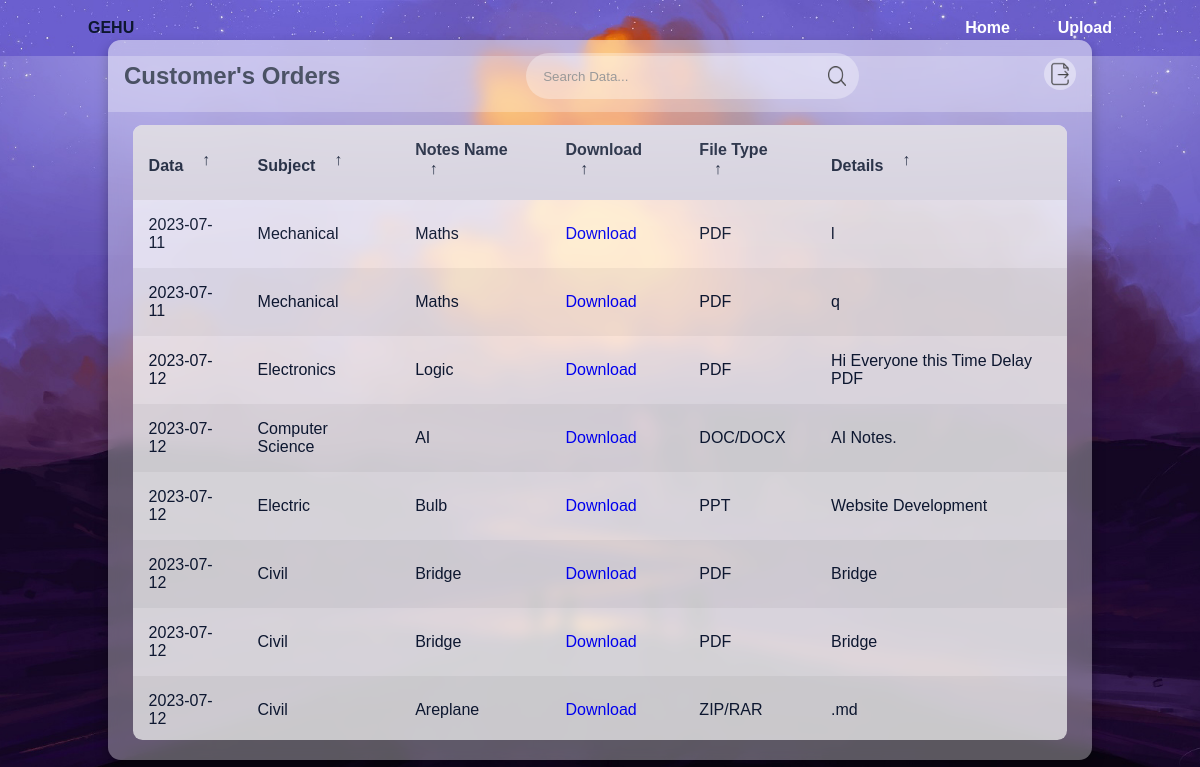
Page /files_/files_home/ on the committed database.
### files/models.py (models this page shows)
class Notes(models.Model):
    user = models.ForeignKey(User,on_delete=models.CASCADE)
    uploadingdate = models.CharField(max_length=30)
    branch = models.CharField(max_length=30)
    subject = models.CharField(max_length=30)
    notesfile = models.FileField(null=True)
    filetype = models.CharField(max_length=30)
    description = models.CharField(max_length=200, null=True)

### files/views.py (the view)
# urls.py: path('files_home/',views.file_home, name='file_home'),
def file_home(request):
    notes = Notes.objects.all()
    d={
        'Note':notes
        }
    return render(request,'files_homepage/index-Homepage.html',d)

### templates/files_homepage/index-Homepage.html (shortened to what this page needs)
 <!DOCTYPE html>
 <html lang="en" title="Coding design">
 <head>
     <link rel="stylesheet" href="/static/file_pages/style_file_home.css">
 </head>
 <body>
 <header class="l-header">
     <nav class="nav bd-grid">
         <div>
             <a href="/" class="nav__logo">GEHU</a>
         </div>
         <div class="nav__menu" id="nav-menu">
             <ul class="nav__list">
                 <li class="nav__item"><a href="/" class="nav__link">Home</a></li>
                 <li class="nav__item"><a href=" {% url 'file_Submit' %} " class="nav__link">Upload</a></li>
             </ul>
         </div>
     </nav>
 </header>
     <br><br><br><br><br><br><br><br><br><br><br><br><br><br><br><br><br><br><br>
 <br><br><br><br><br><br><br><br><br><br><br><br><br><br><br><br><br><br><br>
 <br><br><br><br><br><br>
     <main class="table">
         <section class="table__header">
             <h1>Customer's Orders</h1>
             <div class="input-group">
                 <input type="search" placeholder="Search Data...">
                 <img src="/static/file_pages/images/search.png" alt="">
             </div>
             <div class="export__file">
                 <label for="export-file" class="export__file-btn" title="Export File"></label>
             </div>
         </section>
         <section class="table__body">
             <table>
                 <thead>
                     <tr>
                         <th> Data <span class="icon-arrow">&UpArrow;</span></th>
                         <th> Subject <span class="icon-arrow">&UpArrow;</span></th>
                         <th>Notes Name  <span class="icon-arrow">&UpArrow;</span></th>
                         <th>Download<span class="icon-arrow">&UpArrow;</span></th>
                         <th> File Type <span class="icon-arrow">&UpArrow;</span></th>
                         <th> Details <span class="icon-arrow">&UpArrow;</span></th>
                     </tr>
                 </thead>
                 <tbody>
                <tr>
                    {% for i in Note %}
                <td class="font-w600">{{i.uploadingdate}}</td>
					<td class="font-w600">{{i.branch}}</td>
					<td class="font-w600">{{i.subject}}</td>
					<td class="font-w600"><a href="{{i.notesfile.url}}" class="btn btn-success" download>Download</a></td>
					<td class="font-w600">{{i.filetype}}</td>
					<td class="font-w600">{{i.description}}</td>
                    </tr>
                    <tr>
                        {% endfor %}
                 </tbody>
             </table>
         </section>
     </main>
 </body>
 </html>

### static/file_pages/style_file_home.css (style rules this page uses)
* { margin: 0; padding: 0; overflow-y: hidden; box-sizing: border-box; font-family: sans-serif; }
body { min-height: 100vh; background: url(images/html_table.jpg) center / cover; display: flex; justify-content: center; align-items: center; }
main.table { width: 82vw; height: 90vh; background-color: #fff5; backdrop-filter: blur(7px); box-shadow: 0 .4rem .8rem #0005; border-radius: .8rem; overflow: hidden; }
.table__header { width: 100%; height: 10%; background-color: #fff4; padding: .8rem 1rem; display: flex; justify-content: space-between; align-items: center; }
.table__header .input-group { width: 35%; height: 100%; background-color: #fff5; padding: 0 .8rem; border-radius: 2rem; display: flex; justify-content: center; align-items: center; transition: .2s; }
.table__header .input-group img { width: 1.2rem; height: 1.2rem; }
.table__header .input-group input { width: 100%; padding: 0 .5rem 0 .3rem; background-color: transparent; border: none; outline: none; }
.table__body { width: 95%; max-height: calc(89% - 1.6rem); background-color: #fffb; margin: .8rem auto; border-radius: .6rem; overflow: auto; overflow: overlay; }
table { width: 100%; }
table, th, td { border-collapse: collapse; padding: 1rem; text-align: left; }
thead th { position: sticky; top: 0; left: 0; background-color: #d5d1defe; cursor: pointer; text-transform: capitalize; }
tbody tr:nth-child(even) { background-color: #0000000b; }
tbody tr { --delay: .1s; transition: .5s ease-in-out var(--delay), background-color 0s; }
tbody tr td, tbody tr td p, tbody tr td img { transition: .2s ease-in-out; }
thead th span.icon-arrow { display: inline-block; width: 1.3rem; height: 1.3rem; border-radius: 50%; border: 1.4px solid transparent; text-align: center; font-size: 1rem; margin-left: .5rem; transition: .2s ease-in-out; }
.export__file { position: relative; }
.export__file .export__file-btn { display: inline-block; width: 2rem; height: 2rem; background: #fff6 url(images/export.png) center / 80% no-repeat; border-radius: 50%; transition: .2s ease-in-out; }
:root { --header-height: 3rem; --font-semi: 600; --hue-color: 224; --first-color: hsl(var(--hue-color), 89%, 60%); --second-color: hsl(var(--hue-color), 56%, 12%); --body-font: 'Poppins', sans-serif; --big-font-size: 2rem; --h2-font-size: 1.25rem; --normal-font-size: .938rem; --smaller-font-size: .75rem; --mb-2: 1rem; --mb-4: 2rem; --mb-5: 2.5rem; --mb-6: 3rem; --z-back: -10; --z-fixed: 100; }
@media screen and (min-width: 968px) { :root { --big-font-size: 3.5rem; --h2-font-size: 2rem; --normal-font-size: 1rem; --smaller-font-size: .875rem; } }
html { scroll-behavior: smooth; }
body { margin: var(--header-height) 0 0 0; font-family: var(--body-font); font-size: var(--normal-font-size); color: var(--second-color); }
h1, h2, p { margin: 0; }
ul { margin: 0; padding: 0; list-style: none; }
a { text-decoration: none; }
img { max-width: 100%; height: auto; display: block; }
.bd-grid { max-width: 1024px; display: grid; margin-left: var(--mb-2); margin-right: var(--mb-2); }
.l-header { width: 100%; position: fixed; top: 0; left: 0; z-index: var(--z-fixed); background-color: #fff; box-shadow: 0 1px 4px rgba(146, 161, 176, 0.15); }
.nav { height: var(--header-height); display: flex; justify-content: space-between; align-items: center; font-weight: var(--font-semi); }
.nav__item { margin-bottom: var(--mb-4); }
.nav__link { position: relative; color: #fff; }
.nav__logo { color: var(--second-color); }
@media screen and (min-width: 768px) { body { margin: 0; } }
@media screen and (min-width: 768px) { .nav { height: calc(var(--header-height) + 1.5rem); } }
@media screen and (min-width: 768px) { .nav__list { display: flex; padding-top: 0; } }
@media screen and (min-width: 768px) { .nav__item { margin-left: var(--mb-6); margin-bottom: 0; } }
@media screen and (min-width: 768px) { .nav__link { color: var(--second-color); } }
@media screen and (min-width: 992px) { .bd-grid { margin-left: auto; margin-right: auto; } }
.l-header { width: 100%; position:absolute; top: 0; left: 0; z-index: var(--z-fixed); background-color: transparent; box-shadow: rgb(255, 255, 255) 2px 2px 200px 10px; }
:root { --header-height: 2rem; }

### rows in the picture
Notes: uploadingdate "2023-07-11", branch "Mechanical", subject "Maths", filetype "PDF", description "l"
Notes: uploadingdate "2023-07-11", branch "Mechanical", subject "Maths", filetype "PDF", description "q"
Notes: uploadingdate "2023-07-12", branch "Electronics", subject "Logic", filetype "PDF", description "Hi Everyone this Time Delay PDF"
Notes: uploadingdate "2023-07-12", branch "Computer Science", subject "AI", filetype "DOC/DOCX", description "AI Notes."
Notes: uploadingdate "2023-07-12", branch "Electric", subject "Bulb", filetype "PPT", description "Website Development"
Notes: uploadingdate "2023-07-12", branch "Civil", subject "Bridge", filetype "PDF", description "Bridge"
Notes: uploadingdate "2023-07-12", branch "Civil", subject "Bridge", filetype "PDF", description "Bridge"
Notes: uploadingdate "2023-07-12", branch "Civil", subject "Areplane", filetype "ZIP/RAR", description ".md"
